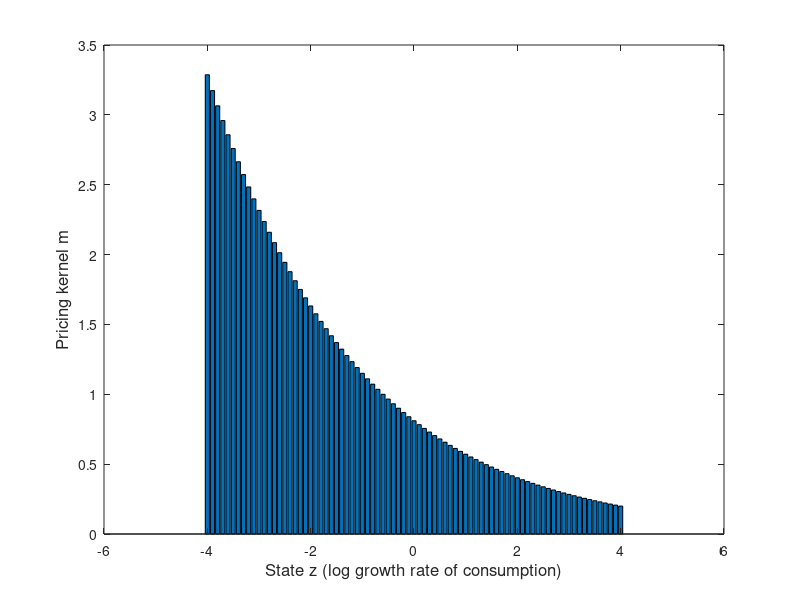
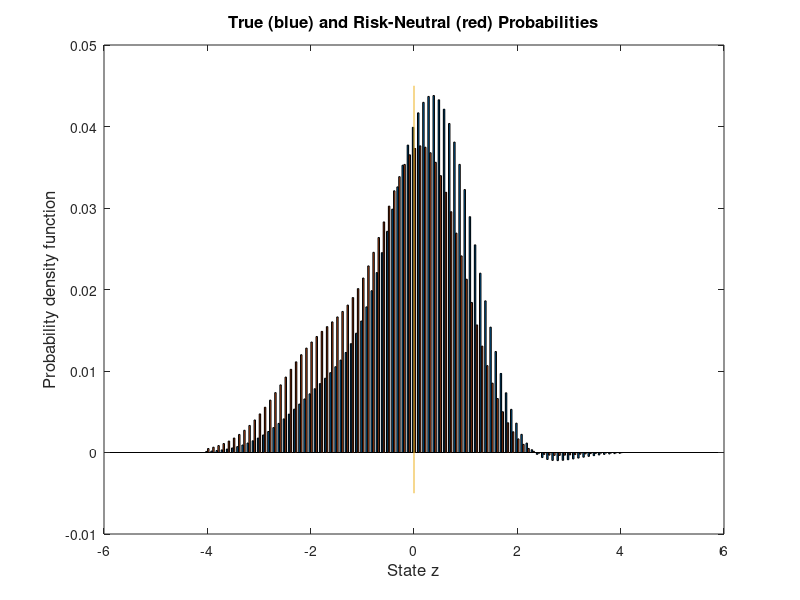

Recreate these plots in MATLAB, in order. (Note: this script raises an error after producing the figures.)
% -------------------------------------------------------------------------
%  notes_risk_neutral_probs.m
%  Take arbitrary distribution over a state space and compute 
%  pricing kernel and risk neutral probabilities for power utility.  
%  Notation:  c^(1-alpha)/(1-alpha)
%  Written by:  Dave Backus
% -------------------------------------------------------------------------
format compact 
format short 
clear all 
clf
disp(' ') 
disp('------------------------------------------------------------------')
disp('Pricing kernel and risk-neutral probs with power utility')
disp('------------------------------------------------------------------')
disp(' ')

% disp(' ')
disp('1. Basic inputs') 

% define probs over arbitrary state grid 
zmax = 4; dz = 0.1; 
z = [-zmax:dz:zmax]';
%nz = length(z);
% skewness and (excess) kurtosis
gamma1 = -1 
gamma2 = 0.0     
% Gram-Charlier distribution (normal if gamma1 = gamma2 = 0) 
p = exp(-z.^2/2).*(1 + gamma1*(z.^3-3*z)/6 + gamma2*(z.^4-6*z.^2+3)/24);       
checkprobssum2one = sum(p)*dz/sqrt(2*pi)
p = p/sum(p);

% rep agent parameters 
alpha = 10
beta = 0.99 
lambda = 1

%{
% Bernoulli (an alternative, comment out if not needed)
z = [-1; 1];
p = [0.5; 0.5];  
%}

% logg is a linear function of z 
mug = 0.02  
sigmag = 0.035 
logg = mug + sigmag*z;                      
g = exp(logg);

disp(' ')
disp('Properties of log g (check to see if we replicate inputs)') 
disp('mean, std, gamma1, gamma2') 
kappa1 = p'*logg;
dev = logg - kappa1;
kappa2 = p'*dev.^2;
kappa3 = p'*dev.^3;
kappa4 = p'*dev.^4;
[kappa1 sqrt(kappa2) kappa3/kappa2^1.5 kappa4/kappa2^2-3]

%%
% pricing kernel
m = beta*g.^(-alpha);

% entropy 
disp(' ')
disp('Moments of log m (mean, std, gamma1, gamma2)') 
logm = log(m);
kappa1 = p'*logm;
dev = logm - kappa1;
kappa2 = p'*dev.^2;
kappa3 = p'*dev.^3;
kappa4 = p'*dev.^4;
[kappa1 sqrt(kappa2) kappa3/kappa2^1.5 kappa4/kappa2^2-3]
Elogm = kappa1;
logEm = log(p'*m);
Lm = logEm - Elogm
Lm_lognormal = kappa2/2

% p*
q1 = p'*m
pstar = p.*m/q1;
checkonepstar = sum(pstar)
% equity 
qe = sum(p.*m.*g)

% Figures 
FontSize = 12;
FontName = 'Helvetica';  % or 'Times' 
LineWidth = 1.5;

figure(1) 
bar(z, m)
%line([0 0], [-0.005 0.045])
%title('True (blue) and Risk-Neutral (red) Probabilities','FontSize',FontSize,'FontName',FontName) 
xlabel('State z (log growth rate of consumption)','FontSize',FontSize,'FontName',FontName)
ylabel('Pricing kernel m','FontSize',FontSize,'FontName',FontName)

figure(2) 
bar(z, [p pstar])
line([0 0], [-0.005 0.045])
title('True (blue) and Risk-Neutral (red) Probabilities','FontSize',FontSize,'FontName',FontName) 
xlabel('State z','FontSize',FontSize,'FontName',FontName)
ylabel('Probability density function','FontSize',FontSize,'FontName',FontName)

%%
syms s alpha lambda

k = - log(1-s/lambda)
kstar = subs(k,s,s-alpha) - subs(k,s,-alpha)

